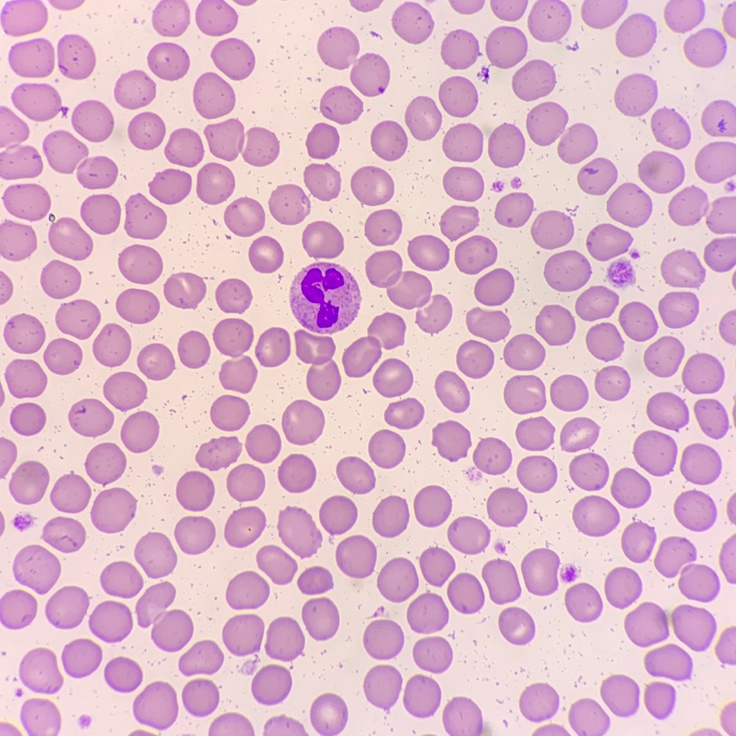
#> input picture sample.jpg, 736 x 736 px
$ python main.py   (older library calls are emulated)
#> lines starting #> are read from the running program, lines starting #| are printed output that depends on the picture; after the words box and inside, x2 and y2 are one past the last pixel; in counts of white or black regions, pixels touching at a corner belong together
#> further down, img is the input picture: shape (736, 736, 3); mean B, G, R 203.2, 182.8, 221.3
import copy

import cv2
import numpy as np


def empty(self):
    pass


def find_plt(img, labels):
    windowName = 'find_plt'
    cv2.namedWindow(windowName)
    cv2.createTrackbar('param1', windowName, 10, 255, empty)
    cv2.createTrackbar('param2', windowName, 20, 255, empty)
    cv2.createTrackbar('minDist', windowName, 10, 100, empty)
    cv2.createTrackbar('minRadius', windowName, 3, 50, empty)
    cv2.createTrackbar('maxRadius', windowName, 10, 100, empty)
    labels = np.uint8(labels)

    while True:
        if cv2.waitKey(10) == 27:
            cv2.destroyAllWindows()
            break
        temp = copy.deepcopy(img)
        param1 = cv2.getTrackbarPos('param1', windowName)
        param2 = cv2.getTrackbarPos('param1', windowName)
        minDist = cv2.getTrackbarPos('minDist', windowName)
        minRadius = cv2.getTrackbarPos('minRadius', windowName)
        maxRadius = cv2.getTrackbarPos('maxRadius', windowName)

        gray = cv2.cvtColor(img, cv2.COLOR_BGR2GRAY)
        circles = cv2.HoughCircles(gray, method=cv2.HOUGH_GRADIENT, param1=param1+1, param2=param2+1, dp=1, minDist=minDist+1, minRadius=minRadius+1, maxRadius=maxRadius+1)
        if circles is not None:
            for circle in circles[0,:]:
                if labels[int(circle[1])][int(circle[0])] == 0:
                    cv2.circle(temp, (circle[0], circle[1]), circle[2], (0, 0, 255), 2)
                else:
                    cv2.circle(temp, (circle[0], circle[1]), circle[2], (255, 0, 0), 2)

        cv2.imshow(windowName, temp)
    if circles is not None:
        bboxes = []
        for circle in circles[0, :]:
            if labels[int(circle[0])][int(circle[1])] == 0:
                bbox = ['Platelets', int(circle[0]-circle[2]), int(circle[1]-circle[2]), int(circle[0]+circle[2]), int(circle[1]+circle[2])]
                bboxes.append(bbox)
    return bboxes


def post_process(img):
    """
    이미지 전처리
    1. hue, value로 adaptive theshold하여, 둘다 만족하는 픽셀만 취함
    2. flood fill로 안쪽 채움
    3. morphology operation(open)
    """
    print('post_process', end='', flush=True)

    hsv = cv2.cvtColor(img, cv2.COLOR_BGR2HSV)
#> hsv: shape (736, 736, 3); mean H, S, V 105.8, 49.7, 222
    h, s, v = cv2.split(hsv)
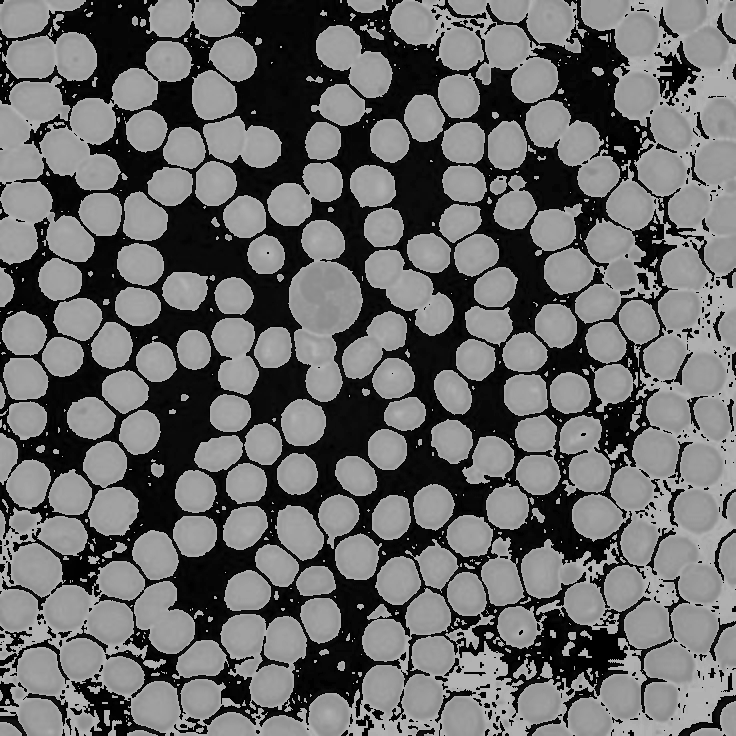
#> h: shape (736, 736); min 0, max 179, mean 105.8
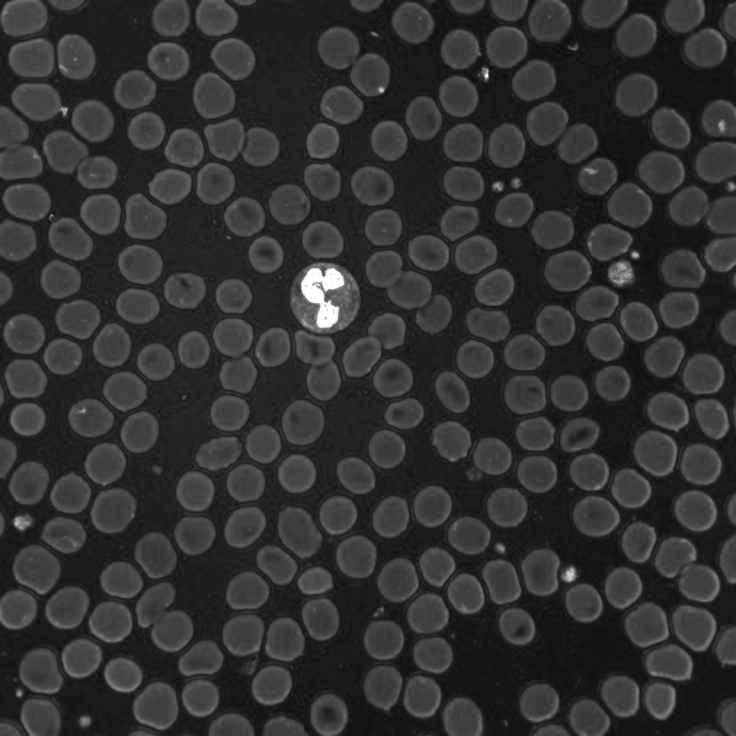
#> s: shape (736, 736); min 13, max 255, mean 49.7
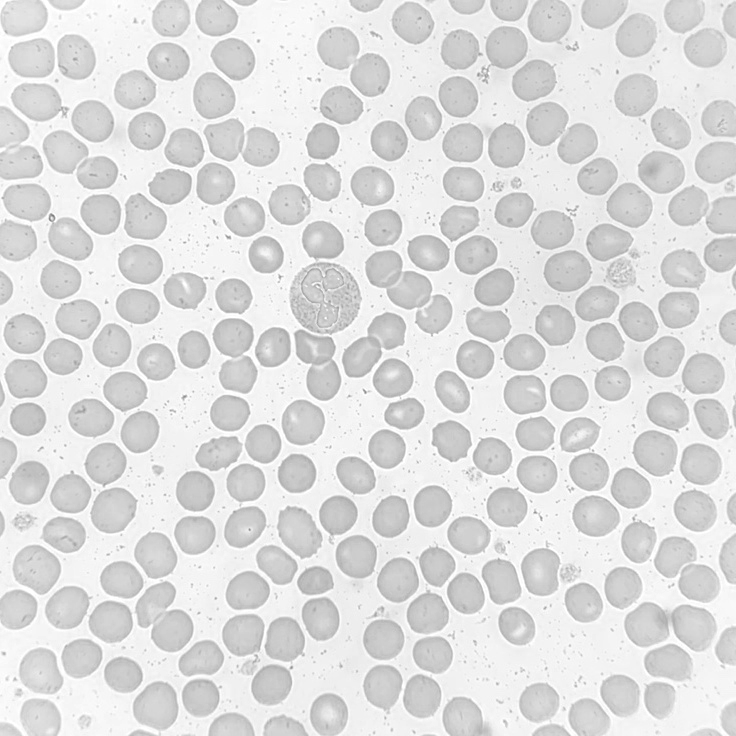
#> v: shape (736, 736); min 124, max 255, mean 222
    threshold_block_size = len(v)//3 + (len(v)//3+1)%2
#> threshold_block_size = 245
    threshed_value = cv2.adaptiveThreshold(v, 255, cv2.ADAPTIVE_THRESH_MEAN_C, cv2.THRESH_BINARY_INV, threshold_block_size, 0)
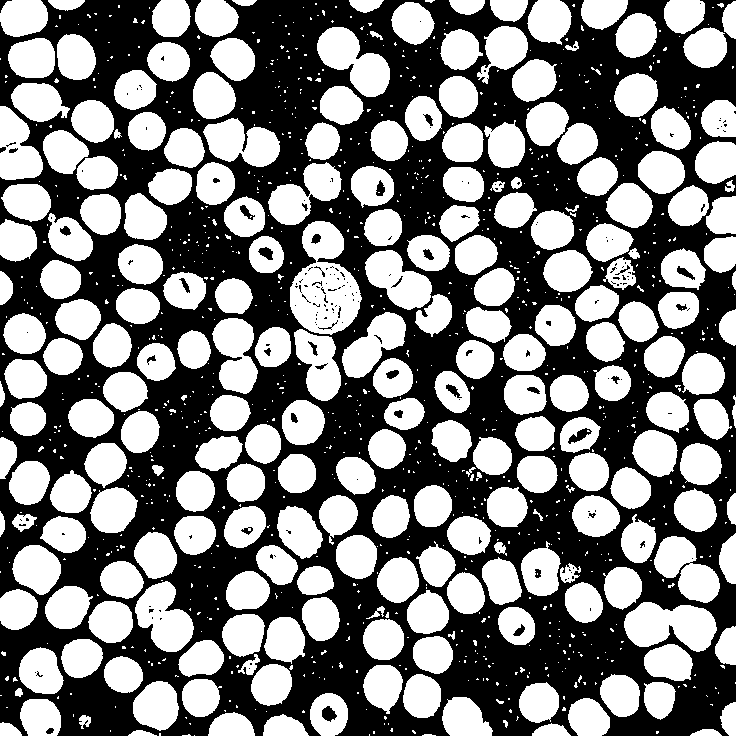
#> threshed_value: shape (736, 736); 49.9% white; 1115 white regions (875 under 20 px), largest, box (x1, y1, x2, y2) and area: (290, 221, 362, 335) 5012, (624, 602, 717, 652) 3221, (317, 27, 390, 97) 2792
    threshed_hue = cv2.adaptiveThreshold(h, 255, cv2.ADAPTIVE_THRESH_MEAN_C, cv2.THRESH_BINARY, threshold_block_size, 0)
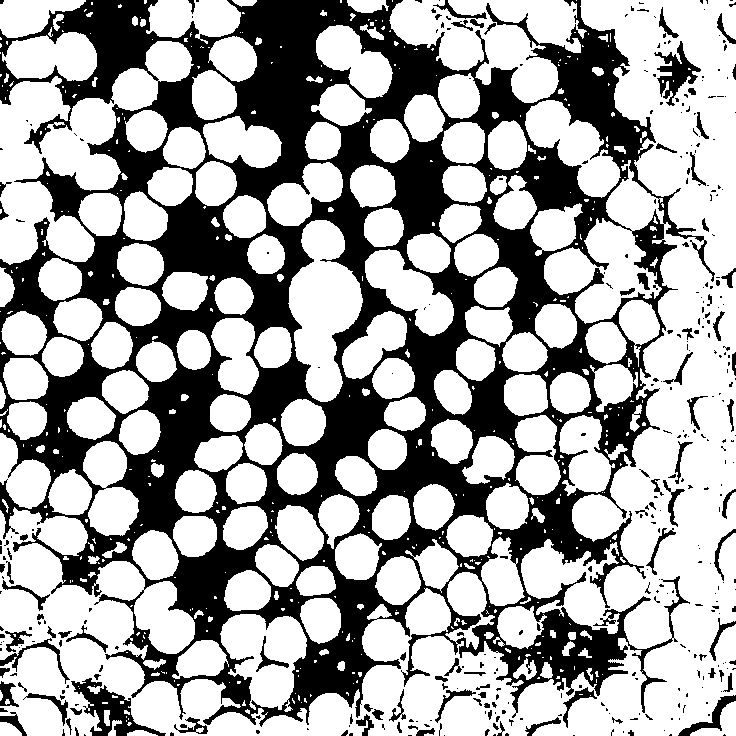
#> threshed_hue: shape (736, 736); 64.7% white; 381 black regions (280 under 20 px)
    threshed = threshed_value
    # threshed = cv2.bitwise_and(threshed_hue, threshed_value)

    # Fill Flood
    cnts = cv2.findContours(threshed, cv2.RETR_EXTERNAL, cv2.CHAIN_APPROX_SIMPLE)
#> cnts = 1109 contours, 881 with area under 20; largest, box (x1, y1, x2, y2) and area: (290, 221, 362, 335) 5199, (624, 602, 717, 652) 3101, (317, 27, 390, 97) 2676, (135, 581, 194, 652) 2484, (654, 536, 720, 603) 2397
    cnts = cnts[0] if len(cnts) == 2 else cnts[1]
    for c in cnts:
        flood_filled = cv2.drawContours(threshed, [c], 0, (255, 255, 255), -1)
#> this loop made 1109 passes
#> c on passes 1, 3, 5: [[194, 735]], [[369, 734], [369, 735]], [[159, 733], [159, 735], [160, 735], [160, 733]]
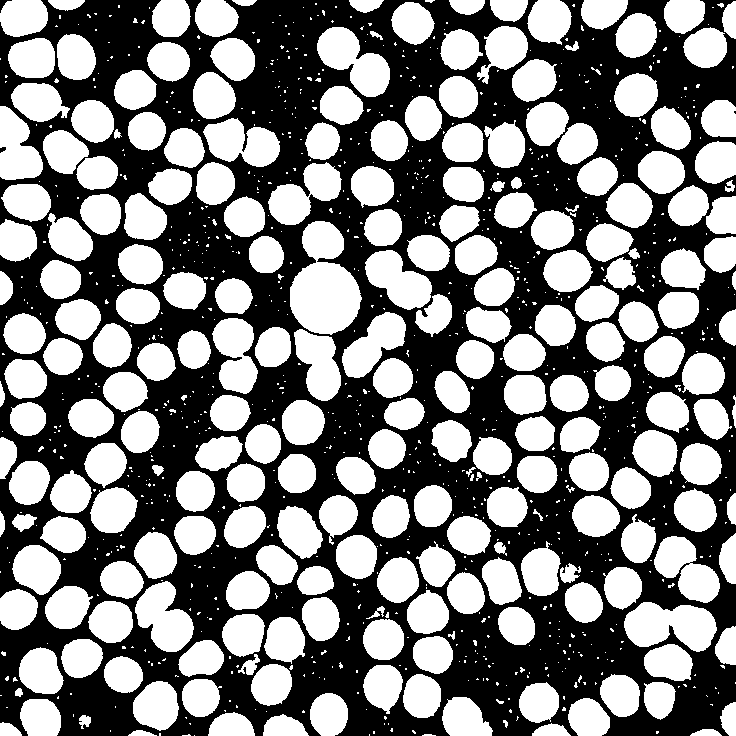
#> threshed: shape (736, 736); 50.4% white; 4 black regions (1 under 20 px), largest, box (x1, y1, x2, y2) and area: (0, 0, 736, 736) 268725, (0, 0, 12, 13) 52, (0, 147, 6, 153) 25

    # Morphology Operation
    kernel = cv2.getStructuringElement(cv2.MORPH_RECT, (5, 5))
    morph_open = cv2.morphologyEx(flood_filled, cv2.MORPH_OPEN, kernel, iterations=2)
#> morph_open: shape (736, 736); 48.7% white; 215 white regions, largest, box (x1, y1, x2, y2) and area: (290, 262, 360, 334) 4047, (625, 602, 716, 651) 3201, (318, 27, 390, 97) 2763

    print(', ', end='', flush=True)
    return morph_open


def cvt_stats_to_bboxes(stats):
    bboxes = []
    for line in stats:
        print(line)
        bboxes.append(['Undefined', line[1], line[2], line[1]+line[3], line[2]+line[4]])
    return bboxes


def label_img(img):
    """
    전처리된 이미지를 레이블링하고, 각 레이블마다 픽셀 정보를 담은 리스트를 반환
    :param img: 전처리된 이미지
    :return: 레이블 리스트
    """
    print('ccl', end='', flush=True)
    _, labels, stats, _ = cv2.connectedComponentsWithStatsWithAlgorithm(img, 4, cv2.CV_16U, cv2.CCL_WU)
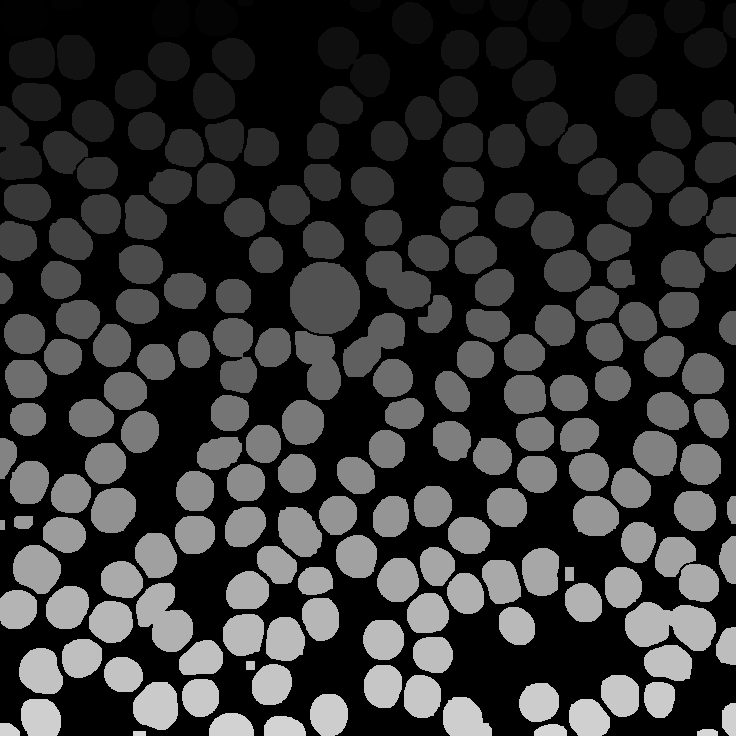
#> labels: shape (736, 736) uint16; min 0, max 215, mean 51.5
#> stats = 216 rows, first 6: [0, 0, 736, 736, 278010], [0, 0, 48, 36, 1478], [51, 0, 31, 10, 269], [152, 0, 38, 37, 1210], [195, 0, 43, 36, 1283], [238, 0, 15, 6, 84]
    bboxes = cvt_stats_to_bboxes(stats)
#> the loop in cvt_stats_to_bboxes, `for line in stats:` made 216 passes
#| [     0      0    736    736 278010]
#| [   0    0   48   36 1478]
#| [ 51   0  31  10 269]
#| [ 152    0   38   37 1210]
#| [ 195    0   43   36 1283]
#| [238   0  15   6  84]
#| [350   0  31  12 304]
#| [450   0  34  14 400]
#> (further printed lines are left out)
#> after the loop in cvt_stats_to_bboxes, `for line in stats:`: bboxes = 216 items, first 6: ['Undefined', 0, 736, 736, 278746], ['Undefined', 0, 48, 36, 1526], ['Undefined', 0, 31, 10, 300], ['Undefined', 0, 38, 37, 1248], ['Undefined', 0, 43, 36, 1326], ['Undefined', 0, 15, 6, 99]
    print(len(bboxes))
#| 216
    cv2.imshow('label', np.uint8(labels))
    cv2.waitKey(0)

    print(', ', end='', flush=True)
    return labels, bboxes


def print_box(boxes, img):
    """
    bounding box 이미지에 출력해서 저장
    """
    print('print_box', end='', flush=True)
    names = ['WBC', 'RBC', 'Platelets']
    colors = [(255, 0, 0), (0, 255, 0), (0, 0, 255)]
    for i, item in enumerate(boxes):
        color = colors[names.index(item[0])]
        xmin = item[1]
        ymin = item[2]
        xmax = item[3]
        ymax = item[4]
        cv2.rectangle(img, (xmin, ymin), (xmax, ymax), color, 2)
        cv2.imshow('final', img)
    print(', ', end='', flush=True)


img = cv2.imread('sample.jpg')
threshed = post_process(img)
labels, bboxes = label_img(threshed)
print('cvt_stats')
plts = find_plt(img, labels)
#> (key Esc is pressed here)
#> (the run stopped early here; a loop or call above may not have finished)
